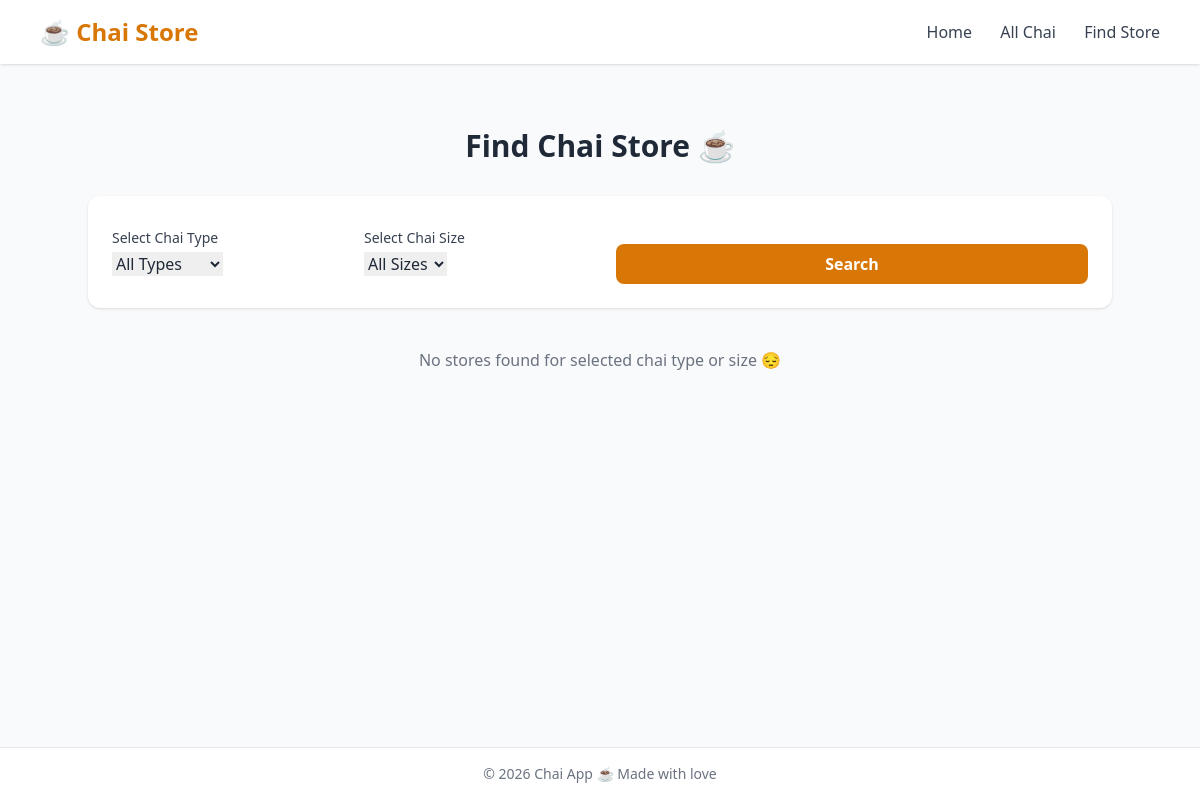
The app's page /chai/find_store/, older data.
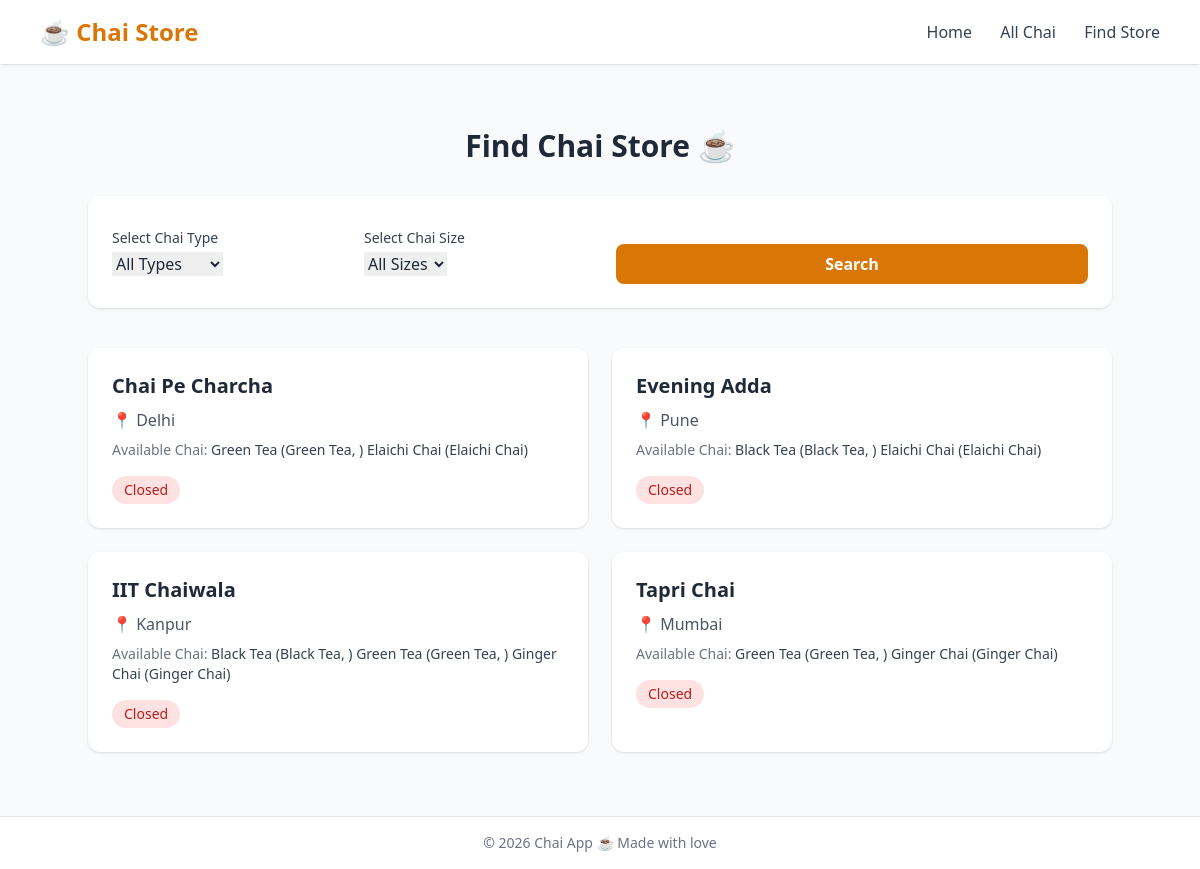
The same page, newer data.
### chai/models.py (models this page shows, shortened)
class ChaiStore(models.Model):
    name = models.CharField(max_length=100)
    location = models.CharField(max_length=100)
    chai_varieties = models.ManyToManyField(
        Chai,
        related_name="stores"
    )
    created_at = models.DateTimeField(auto_now_add=True)
    class Meta:
        verbose_name = "Chai Store"
        verbose_name_plural = "Chai Stores"
        ordering = ['name']

class Chai(models.Model):
    class ChaiType(models.TextChoices):
        MASALA = "MASALA", "Masala Chai"
        GINGER = "GINGER", "Ginger Chai"
        ELAICHI = "ELAICHI", "Elaichi Chai"
        GREEN = "GREEN", "Green Tea"
        BLACK = "BLACK", "Black Tea"
        SPECIAL = "SPECIAL", "Special Chai"
    class ChaiSize(models.TextChoices):
        SMALL = "S", "Small"
        MEDIUM = "M", "Medium"
        LARGE = "L", "Large"
    name = models.CharField(max_length=100)
    description = models.TextField(blank=True)
    type = models.CharField(
        max_length=20,
        choices=ChaiType.choices,
        default=ChaiType.MASALA
    )
    size = models.CharField(
        max_length=1,
        choices=ChaiSize.choices,
        default=ChaiSize.MEDIUM
    )
    price = models.DecimalField(max_digits=6, decimal_places=1)
    image = models.ImageField(upload_to="chais/", blank=True, null=True)
    rating = models.FloatField(default=0.0)
    is_available = models.BooleanField(default=True)
    created_at = models.DateTimeField(auto_now_add=True)
    updated_at = models.DateTimeField(auto_now=True)
    class Meta:
        ordering = ['-created_at']

### chai/views.py (the view, shortened to what this page needs)
# urls.py: path('find_store/', views.find_chai_store, name='find_store'),
def find_chai_store(request):
    stores = ChaiStore.objects.all()
    form = ChaiStoreSearchForm(request.POST or None)
    return render(request, 'chai/find_chai_store.html', {'stores': stores, 'form': form})

### chai/forms.py
class ChaiStoreSearchForm(forms.Form):
    type = forms.ChoiceField(
        choices=[('', 'All Types')] + list(Chai.ChaiType.choices),
        label="Select Chai Type",
        required=False
    )
    size = forms.ChoiceField(
        choices=[('', 'All Sizes')] + list(Chai.ChaiSize.choices),
        label="Select Chai Size",
        required=False
    )

### chai/templates/chai/find_chai_store.html (shortened to what this page needs)
{% extends 'base.html' %}
{% block content %}
<section class="max-w-5xl mx-auto py-8">
    <h1 class="text-3xl font-bold text-gray-800 text-center mb-8">
        Find Chai Store ☕
    </h1>
    <form method="post" class="bg-white rounded-xl shadow p-6 mb-10">
        <div class="flex flex-col md:flex-row items-center gap-4">
            <div class="w-full md:w-1/2">
                <label class="block text-sm font-medium text-gray-700 mb-1">
                    {{ form.type.label }}
                </label>
                {{ form.type }}
            </div>
            <div class="w-full md:w-1/2">
                <label class="block text-sm font-medium text-gray-700 mb-1">
                    {{ form.size.label }}
                </label>
                {{ form.size }}
            </div>
            <div class="w-full mt-4 md:mt-6">
                <button
                    type="submit"
                    class="w-full bg-amber-600 hover:bg-amber-700 text-white font-semibold py-2 px-4 rounded-lg transition">
                    Search
                </button>
            </div>
        </div>
    </form>
    {% if stores %}
        <div class="grid grid-cols-1 md:grid-cols-2 gap-6">
            {% for store in stores %}
            <div class="bg-white rounded-xl shadow hover:shadow-lg transition p-6">
                <h3 class="text-xl font-semibold text-gray-800 mb-2">
                    {{ store.name }}
                </h3>
                <p class="text-gray-600 mb-2">
                    📍 {{ store.location }}
                </p>
                <p class="text-sm text-gray-500 mb-4">
                    Available Chai:
                    <span class="font-medium text-gray-700">
                        {% for chai in store.chai_varieties.all %}
                            {{ chai.name }} ({{ chai.get_type_display }}{% if not forloop.last %}, {% endif %})
                        {% endfor %}
                    </span>
                </p>
                {% if store.is_open %}
                    <span class="inline-block px-3 py-1 text-sm rounded-full bg-green-100 text-green-700">
                        Open Now
                    </span>
                {% else %}
                    <span class="inline-block px-3 py-1 text-sm rounded-full bg-red-100 text-red-700">
                        Closed
                    </span>
                {% endif %}
            </div>
            {% endfor %}
        </div>
    {% elif stores is not None %}
        <p class="text-center text-gray-500 mt-10">
            No stores found for selected chai type or size 😔
        </p>
    {% endif %}
</section>
{% endblock %}

### templates/base.html (shortened to what this page needs)
{% load static %}
<!DOCTYPE html>
<html lang="en">
<head>
    <script src="https://cdn.tailwindcss.com"></script>
</head>
<body class="min-h-screen bg-gray-50 text-gray-800 flex flex-col">
    <header class="bg-white shadow">
        <div class="max-w-6xl mx-auto px-4 py-4 flex items-center justify-between">
            <h1 class="text-2xl font-bold text-amber-600">
                ☕ Chai Store
            </h1>
            <nav class="space-x-6">
                <a href="{% url 'home' %}"
                   class="text-gray-700 hover:text-amber-600 font-medium transition">
                    Home
                </a>
                <a href="{% url 'chai' %}"
                   class="text-gray-700 hover:text-amber-600 font-medium transition">
                    All Chai
                </a>
                <a href="{% url 'find_store' %}"
                   class="text-gray-700 hover:text-amber-600 font-medium transition">
                    Find Store
                </a>
            </nav>
        </div>
    </header>
    <main class="flex-grow max-w-6xl mx-auto w-full px-4 py-8">
        {% block content %}
        {% endblock %}
    </main>
    <footer class="bg-white border-t">
        <div class="max-w-6xl mx-auto px-4 py-4 text-center text-sm text-gray-500">
            © 2026 Chai App ☕ Made with love
        </div>
    </footer>
</body>
</html>

Row changes from the older to the newer data that the page shows:
added ChaiStore: name "Chai Pe Charcha", location "Delhi"
added Chai: name "Green Tea", type "Green Tea"
added Chai: name "Elaichi Chai", type "Elaichi Chai"
added ChaiStore: name "Evening Adda", location "Pune"
added Chai: name "Black Tea", type "Black Tea"
added ChaiStore: name "IIT Chaiwala", location "Kanpur"
added Chai: name "Ginger Chai", type "Ginger Chai"
added ChaiStore: name "Tapri Chai", location "Mumbai"
Text that changed along with them:
text no longer shown: "No stores found for selected chai type or size 😔"
